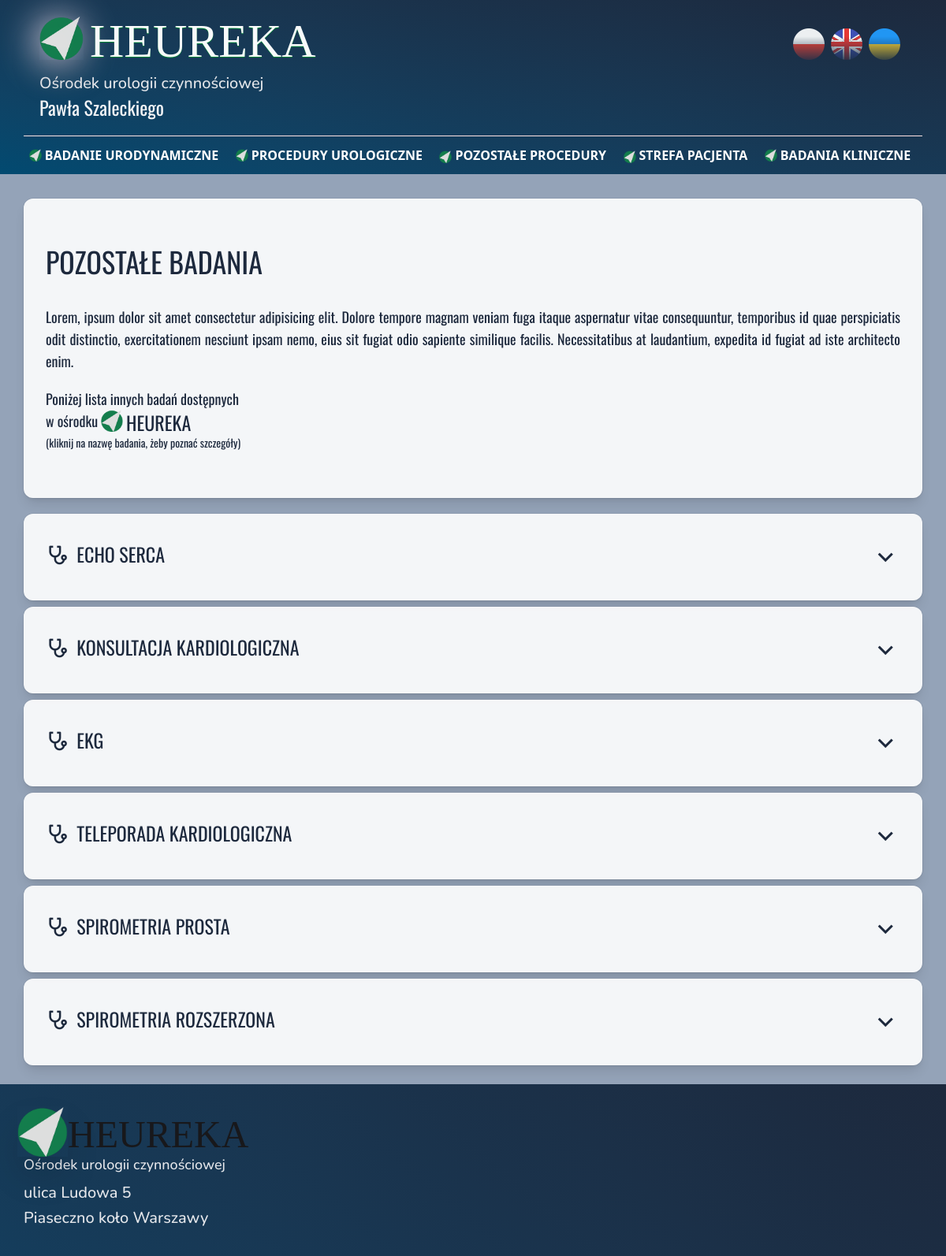
Before: /pozostałe-procedury (upper part) with the older database file.
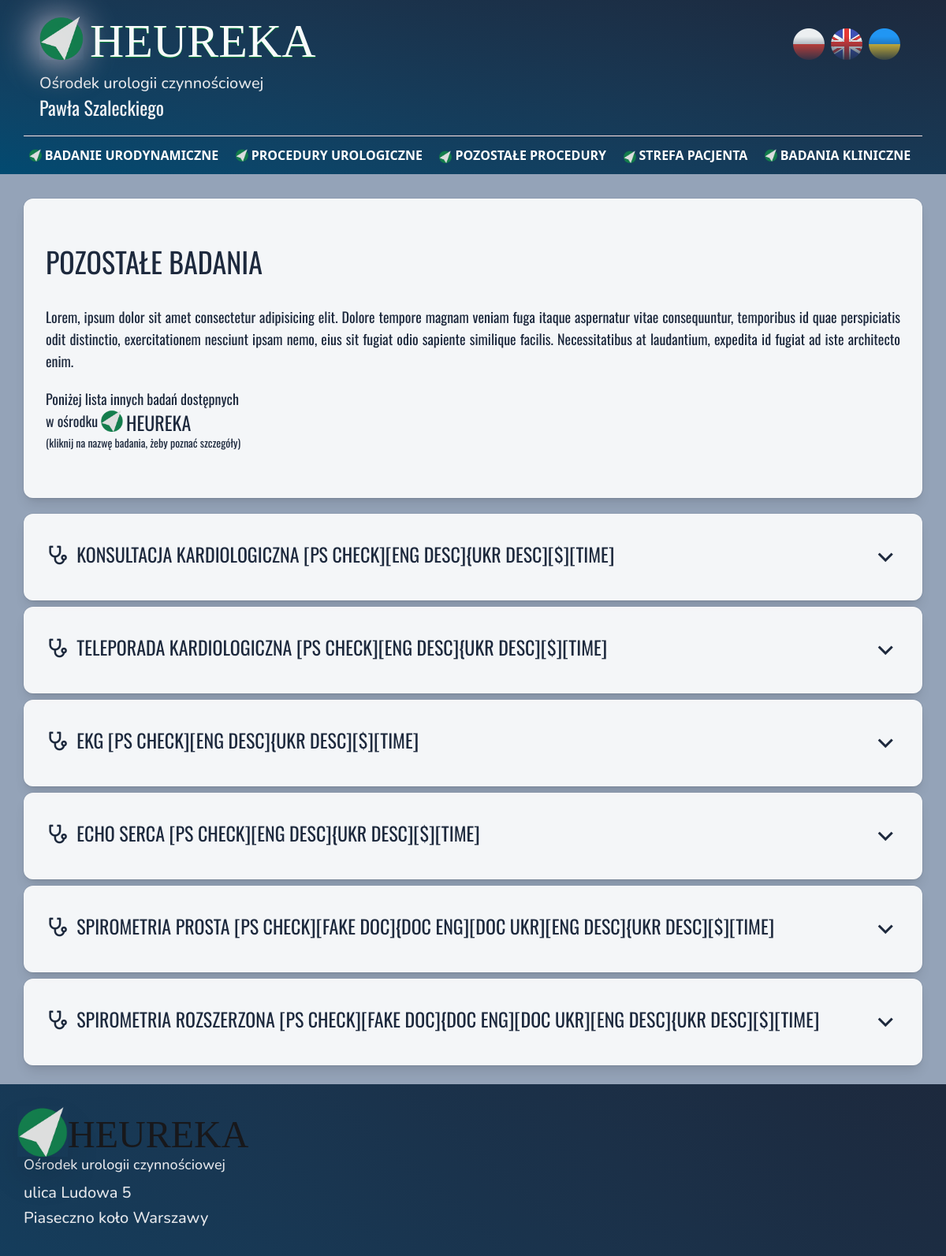
After: the same page with the newer database file.
### services/models.py (models this page shows, shortened)
class Procedura(models.Model):
    class specjalizacja_choices(models.TextChoices):
        urologia = 'urologia', 'urologia'
        kardiologia = 'kardiologia', 'kardiologia'
        pulmunologia = 'pulmunologia', 'pulmunologia'
        rehabilitacja = 'rehabilitacja', 'rehabilitacja'
        inne = 'inne', 'inne'
    class typ_choices(models.TextChoices):
        badanie = 'B', 'badanie'
        zabieg = 'Z', 'zabieg'
        procedura = 'P', 'procedura'
        sesja = 's', 'sesja'
    class order_choices(models.TextChoices):
         A = 'A', 'A'
         B = 'B', 'B'
         C = 'C', 'C'
         D = 'D', 'D'
         E = 'E', 'E'
         F = 'F', 'F'
    nazwa = models.CharField(max_length=256)
    opis = HTMLField( blank=True, null=True, verbose_name='Opis badania')
    polega = HTMLField( blank=True, default='',  verbose_name='Na czym polega badanie')
    przebieg = HTMLField( blank=True, default='',  verbose_name='Przebieg badania')
    wskazania = HTMLField(blank=True, default='', verbose_name='Wskazania do badania [POLE LISTY]')
    after = HTMLField(blank=True, null=True, verbose_name='Po badaniu [POLE LISTY]')
    specjalizacja =  models.CharField(max_length=20, choices=specjalizacja_choices, default=specjalizacja_choices.urologia)
    typ_usługi = models.CharField(max_length=25, choices=typ_choices, default =typ_choices.badanie)
    order = models.CharField(max_length=1, choices=order_choices, default=order_choices.F, verbose_name='kolejność')
    active = models.BooleanField(default=False, verbose_name='aktywna')
    lekarz = models.CharField(max_length=200, blank=True, null=True)
    koszt = models.PositiveSmallIntegerField(blank=True, null=True)
    cena_od=models.BooleanField(default=False)
    czas_oczekiwania = models.IntegerField(blank=True, null=True)
    czas_badania = models.CharField(max_length=3, blank=True, null=True)
    pdf_pl = models.FileField(upload_to='downloads/', blank=True, null=True, verbose_name='Instruktaż po polsku' )
    pdf_en = models.FileField(upload_to='downloads/', blank=True, null=True, verbose_name='Instruktaż po angielsku')
    pdf_uk = models.FileField(upload_to='downloads/', blank=True, null=True, verbose_name='Instruktaż po ukraińsku')
    objects = models.Manager()
    activated = ActiveManager()
    class Meta:
        verbose_name_plural = 'procedury'
        ordering = ['order', 'nazwa']
    @property
    def dokumenty(self):
        return bool(self.pdf_pl or self.pdf_en or self.pdf_uk)
    @property
    def opisy(self):
        return bool(self.opis or self.polega or self.przebieg or self.wskazania)

### clinic/context_processors.py (called while the page is built)
def contact_form_context(request):
    return {
        'contact_form': ContactForm()
    }

### clinic/views.py (called while the page is built)
    def get_queryset(self):
        return Procedura.activated.exclude(specjalizacja='urologia')

### services/models.py (called while the page is built)
        def get_queryset(self):
            return (super().get_queryset().filter(active=True))

### templates/clinic/pozostale_procedury.html (shortened to what this page needs)
{% extends 'base.html' %}
{% load i18n %}
{% load static %}
{% block content %}
{% include 'elements/button/contact/contact-button.html' %}
{% include 'elements/header.html' %}
<section class="grid grid-cols-1 gap-x-5 gap-y-1 mt-[200px] md:grid-cols-2 w-[95%] xl:w-[80%] mx-auto">
    <div class="px-7 xl:px-12 py-[60px] mt-7  col-span-2 font-primary text-lg text-justify items-center text-slate-800 rounded-xl bg-white/90 shadow-lg ring-1 ring-black/5">
        <h2 class="uppercase pb-9 font-primary flex  text-4xl justify-center md:justify-start ">{% translate 'Pozostałe badania' %}</h2>
        <p class="text-md font-primary mb-5  ">Lorem, ipsum dolor sit amet consectetur adipisicing elit. Dolore tempore magnam veniam fuga itaque aspernatur vitae consequuntur, temporibus id quae perspiciatis odit distinctio, exercitationem nesciunt ipsam nemo, eius sit fugiat odio sapiente similique facilis. Necessitatibus at laudantium, expedita id fugiat ad iste architecto enim. </p>
        <p class="text-lg font-primary   ">{% translate 'Poniżej lista innych badań dostępnych' %}</p>
        <p class="text-lg font-primary flex  ">{% translate 'w ośrodku' %} <span class="flex text-2xl mx-1 uppercase font-heureka"><img src="{% static 'icons/heureka_logo_3.png' %}" class="size-7 mr-1 " alt="">heureka</span> </p>
        <p class="text-sm font-primary  ">{% translate '(kliknij na nazwę badania, żeby poznać szczegóły)' %}</p>
    </div>
</section>
{% if object_list %}
<section class="grid grid-cols-1 gap-x-5 gap-y-1 py-5  w-[95%] xl:w-[80%] mx-auto">
    {% for i in object_list %}
    <details id="bu_kons_1" class="px-7 xl:px-12 mb-1 py-[35px] transition  font-primary text-xl  text-justify    items-center   text-slate-800   rounded-xl  bg-white/90 shadow-lg ring-1 ring-black/5">
            <summary class="flex justify-between outline-none" >
                <div class="flex">
                    <i class="ri-stethoscope-line text-3xl mr-2"></i>
                    <h2 class="text-2xl uppercase">{{i.nazwa}}</h2>
                </div>
                <i class="ri-arrow-down-s-line text-4xl  "></i>
            </summary>
        </details>
        {% endfor %}
    </section>
{% endif %}
{% include 'elements/footer.html' %}
{% endblock %}

Changed rows visible on the page:
no longer on this page (row edited): Procedura: nazwa "ECHO SERCA"
removed Procedura: nazwa "KONSULTACJA KARDIOLOGICZNA"
no longer on this page (row edited): Procedura: nazwa "EKG"
removed Procedura: nazwa "TELEPORADA KARDIOLOGICZNA"
removed Procedura: nazwa "SPIROMETRIA PROSTA"
removed Procedura: nazwa "SPIROMETRIA ROZSZERZONA"
added Procedura: nazwa "KONSULTACJA KARDIOLOGICZNA [PS CHECK][ENG DESC]{UKR DESC][$][TIME]"
added Procedura: nazwa "TELEPORADA KARDIOLOGICZNA [PS CHECK][ENG DESC]{UKR DESC][$][TIME]"
added Procedura: nazwa "EKG [PS CHECK][ENG DESC]{UKR DESC][$][TIME]"
added Procedura: nazwa "ECHO SERCA [PS CHECK][ENG DESC]{UKR DESC][$][TIME]"
added Procedura: nazwa "SPIROMETRIA PROSTA [PS CHECK][FAKE DOC]{DOC ENG][DOC UKR][ENG DESC]{UKR DESC][$][TIME]"
now on this page (row edited): Procedura: nazwa "SPIROMETRIA ROZSZERZONA [PS CHECK][FAKE DOC]{DOC ENG][DOC UKR][ENG DESC]{UKR DESC][$][TIME]"
